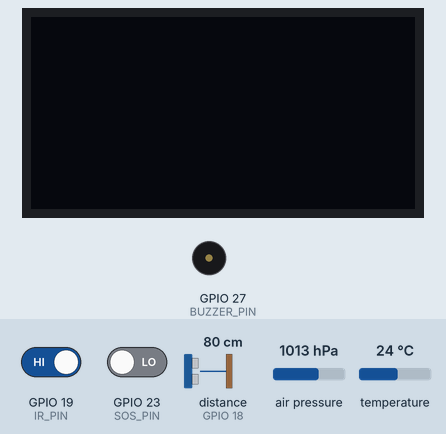
This sketch was run on a simulated ESP32. On the bench: 128×64 one-colour display, buzzer (waves = sounding, pin HIGH). Wiring (inferred from the names in the program): ultrasonic range finder: trigger GPIO 5; echo GPIO 18. Inputs (shaded band) come from the test bench; at power-on: distance to the obstacle (sensor on GPIO 18) 80 cm, GPIO 19 (IR_PIN) HIGH, GPIO 23 (SOS_PIN) LOW, air pressure 1013 hPa, temperature 24 °C. The echo pulse lasts 58.3 µs per cm; pins used as bus, display or sensor lines are not drawn.

Above: at 1.2 s.
1.3 s: distance to the obstacle (sensor on GPIO 18) set to 10 cm
2.8 s: distance to the obstacle (sensor on GPIO 18) set to 7 cm
At 3.8 s:
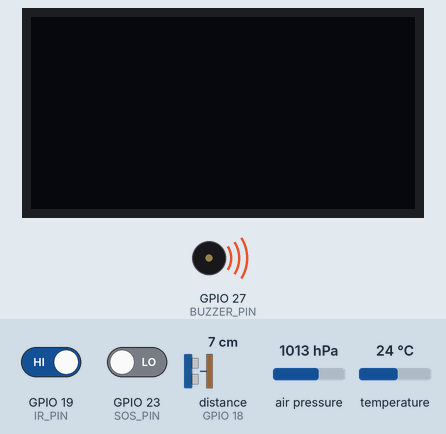
At 6.3 s:
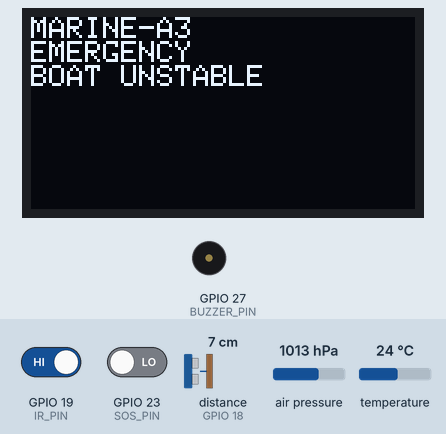
Timing chart, 0 to 7.8 s (numbered marks = the images above; inputs shaded):
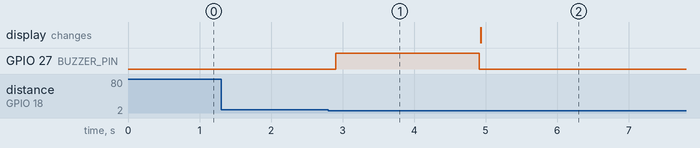

The sketch:

boat_node_vega3.ino
```cpp
/*
  MARINE-A³ — Boat Safety Node
  Board: Vega 3
  Communication: Bluetooth (UART)
*/

#include <Wire.h>
#include <Adafruit_GFX.h>
#include <Adafruit_SSD1306.h>
#include <Adafruit_BMP280.h>

// ---------- OLED ----------
Adafruit_SSD1306 display(128, 64, &Wire, -1);

// ---------- BMP Sensors ----------
Adafruit_BMP280 bmpTemp;     // Internal temperature
Adafruit_BMP280 bmpPress;    // External pressure

// ---------- PINS ----------
#define TRIG_PIN 5
#define ECHO_PIN 18
#define IR_PIN 19
#define SOS_PIN 23
#define BUZZER_PIN 27

// Bluetooth UART
#define BT_RX 16
#define BT_TX 17

// I2C
#define SDA_PIN 21
#define SCL_PIN 22

// ---------- THRESHOLDS ----------
#define TEMP_LIMIT 40.0
#define PRESSURE_DROP 6.0
#define ULTRA_MIN 8
#define ULTRA_MAX 150

// ---------- TIMING ----------
unsigned long lastPresence = 0;
unsigned long presenceTimeout = 60000;

float basePressure = 0;
bool emergency = false;

// ---------- FUNCTIONS ----------
long readUltrasonic() {
  digitalWrite(TRIG_PIN, LOW);
  delayMicroseconds(2);
  digitalWrite(TRIG_PIN, HIGH);
  delayMicroseconds(10);
  digitalWrite(TRIG_PIN, LOW);
  long d = pulseIn(ECHO_PIN, HIGH, 30000);
  if (d == 0) return -1;
  return d * 0.034 / 2;
}

void alert(String reason) {
  if (emergency) return;
  emergency = true;

  digitalWrite(BUZZER_PIN, HIGH);
  delay(2000);
  digitalWrite(BUZZER_PIN, LOW);

  Serial2.println("SOS|" + reason);

  display.clearDisplay();
  display.setCursor(0,0);
  display.println("MARINE-A3");
  display.println("EMERGENCY");
  display.println(reason);
  display.display();
}

// ---------- SETUP ----------
void setup() {
  pinMode(TRIG_PIN, OUTPUT);
  pinMode(ECHO_PIN, INPUT);
  pinMode(IR_PIN, INPUT);
  pinMode(SOS_PIN, INPUT);
  pinMode(BUZZER_PIN, OUTPUT);

  Serial.begin(115200);
  Serial2.begin(9600, SERIAL_8N1, BT_RX, BT_TX);

  Wire.begin(SDA_PIN, SCL_PIN);

  bmpTemp.begin(0x76);
  bmpPress.begin(0x77);
  basePressure = bmpPress.readPressure() / 100.0;

  display.begin(SSD1306_SWITCHCAPVCC, 0x3C);
  display.clearDisplay();

  lastPresence = millis();
}

// ---------- LOOP ----------
void loop() {

  // IR presence
  if (digitalRead(IR_PIN) == LOW) {
    lastPresence = millis();
  }
  if (!emergency && millis() - lastPresence > presenceTimeout) {
    alert("NO PRESENCE");
  }

  // Ultrasonic
  long d = readUltrasonic();
  if (!emergency && d != -1 && (d < ULTRA_MIN || d > ULTRA_MAX)) {
    alert("BOAT UNSTABLE");
  }

  // Temperature
  if (!emergency && bmpTemp.readTemperature() > TEMP_LIMIT) {
    alert("HEAT STRESS");
  }

  // Pressure
  float p = bmpPress.readPressure() / 100.0;
  if (!emergency && basePressure - p > PRESSURE_DROP) {
    alert("STORM RISK");
  }

  // Manual SOS
  if (!emergency && digitalRead(SOS_PIN) == HIGH) {
    alert("MANUAL SOS");
  }

  delay(200);
}
```

marine_a3_vega3.ino
```cpp
/*
  MARINE-A³
  Autonomous • Aware • Always-On Marine Safety System

  Board      : Vega 3
  Framework  : Arduino
  Author     : Rifa Fathima
              Sreelekshmi H
              Sreelekshmi P
  Repository : https://github.com/<your-username>/MARINE-A3

  Description:
  Single-board autonomous marine safety system that detects
  emergencies such as capsizing, inactivity, heat stress, and
  environmental risk, and triggers alerts without user action.

  Disclaimer:
  This is a prototype / proof-of-concept.
  Not a replacement for satellite communication systems.
*/
```

Measured:
- the behaviour switches between 9 and 8 cm on distance to the obstacle (sensor on GPIO 18) (found by bisection; images 0 and 1)
- after the input at 1.3 s, every drawn part: stays the same
- after the input at 2.8 s, GPIO 27 (BUZZER_PIN): LOW → HIGH after 0.11 s, → LOW 2.0 s later
